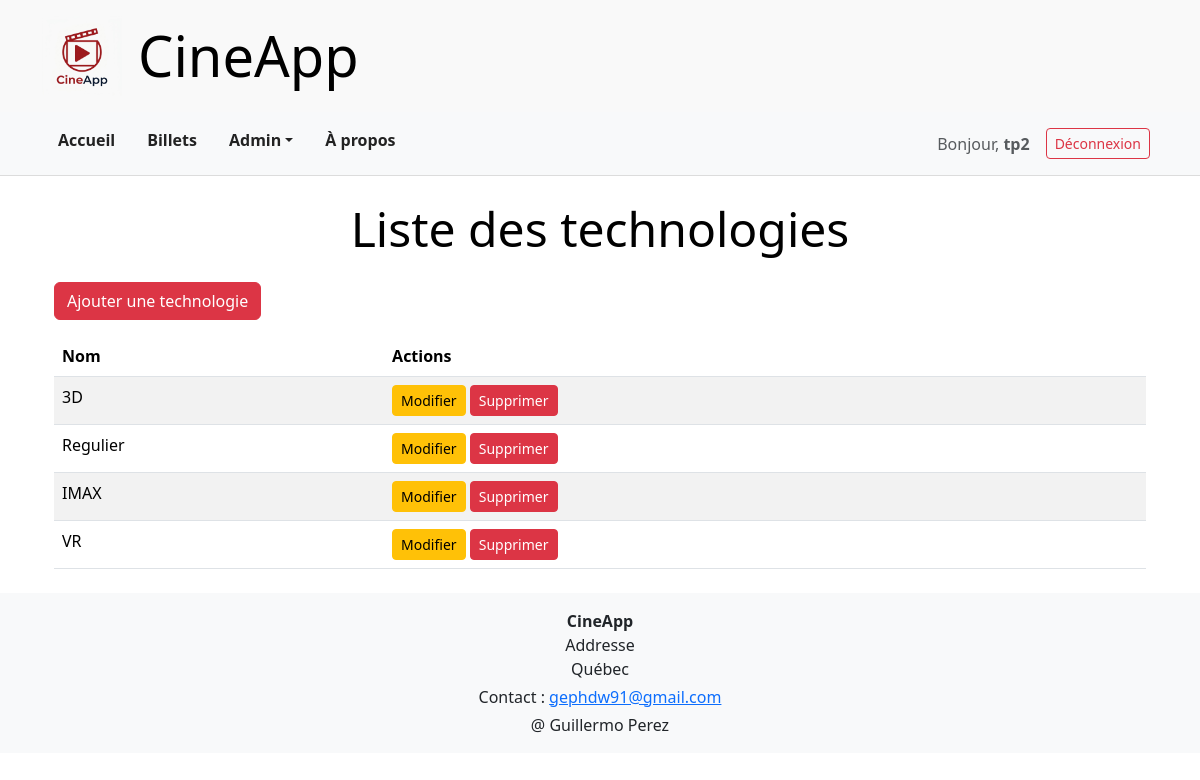
Page /technologies/ (signed in) on the committed database.
### cinema/models.py (models this page shows, shortened)
class Technologie(models.Model):
    nomTechno = models.CharField(max_length=50)

### cinema/views.py (the view)
# urls.py: path("technologies/", views.TechnologieListView.as_view(), name="technologie_list"),
class TechnologieListView(StaffRequiredMixin, ListView):
    model = Technologie
    template_name = "technologies/technologie_list.html"
    context_object_name = "technologies"

### cinema/views.py (called while the page is built)
    def test_func(self):
        return self.request.user.is_staff

### monCinema/templates/technologies/technologie_list.html (shortened to what this page needs)
{% extends 'maitre.html' %}
{% block titrepage %}Liste des technologies{% endblock %}
{% block contenu %}
<div class="container mt-4">
    <a href="{% url 'technologie_create' %}" class="btn btn-danger mb-3">Ajouter une technologie</a>
    <table class="table table-striped">
        <thead>
            <tr>
                <th>Nom</th>
                <th>Actions</th>
            </tr>
        </thead>
        <tbody>
            {% for technologie in technologies %}
            <tr>
                <td>{{ technologie.nomTechno }}</td>
                <td>
                    <a href="{% url 'technologie_edit' technologie.id %}" class="btn btn-sm btn-warning">Modifier</a>
                    <a href="{% url 'technologie_delete' technologie.id %}" class="btn btn-sm btn-danger">Supprimer</a>
                </td>
            </tr>
            {% endfor %}
        </tbody>
    </table>
</div>
{% endblock %}

### monCinema/templates/menu.html (shortened to what this page needs)
  <nav class="bg-light py-3 main-nav">
    <div class="container d-flex justify-content-between">
      <div class="d-flex">
        <a href="{% url 'accueil' %}" class="mx-3 nav-link-custom">Accueil</a>
        <a href="{% url 'billets' %}" class="mx-3 nav-link-custom">Billets</a>
        {% if user.is_authenticated and user.is_staff %}
          <div class="mx-3 dropdown">
            <a class="nav-link-custom dropdown-toggle" href="#" data-bs-toggle="dropdown">Admin</a>
          </div>
        {% endif %}
        <a href="{% url 'apropos' %}" class="mx-3 nav-link-custom">À propos</a>
      </div>
      <div class="d-flex align-items-center">
        {% if user.is_authenticated %}
          <span class="mx-2 text-muted">Bonjour, <strong>{{ user.username }}</strong></span>
          <form method="post" action="{% url 'logout' %}" class="d-inline m-0">
            <button type="submit" class="btn btn-outline-danger btn-sm mx-2">Déconnexion</button>
          </form>
        {% else %}
          <a href="{% url 'login' %}" class="btn btn-outline-primary btn-sm mx-2">Connexion</a>
          <a href="{% url 'register' %}" class="btn btn-primary btn-sm mx-2">S'inscrire</a>
        {% endif %}
      </div>
    </div>
  </nav>

### monCinema/static/css/styles.css (style rules this page uses)
:root { --color-wh: #ffffff; --color-bl: #000000; --color-dark: #222; --color-border-lt: #dcdcdc; --color-border-med: #bbb; --color-border-img: #ddd; --color-bg-lt: #f9f9f9; --color-bg-blu: #0909e8; --color-shadow: rgba(0, 0, 0, 0.05); --padding-base: 16px; }
.main-nav { border-bottom: 1px solid var(--color-border-lt); }
.nav-link-custom { color: var(--color-dark); text-decoration: none; font-weight: 600; position: relative; padding-bottom: 4px; transition: color 0.25s ease, transform 0.25s ease; }

### rows in the picture
Technologie: nomTechno "3D"
Technologie: nomTechno "Regulier"
Technologie: nomTechno "IMAX"
Technologie: nomTechno "VR"

### other values in the picture
{{ user.username }} "tp2"
